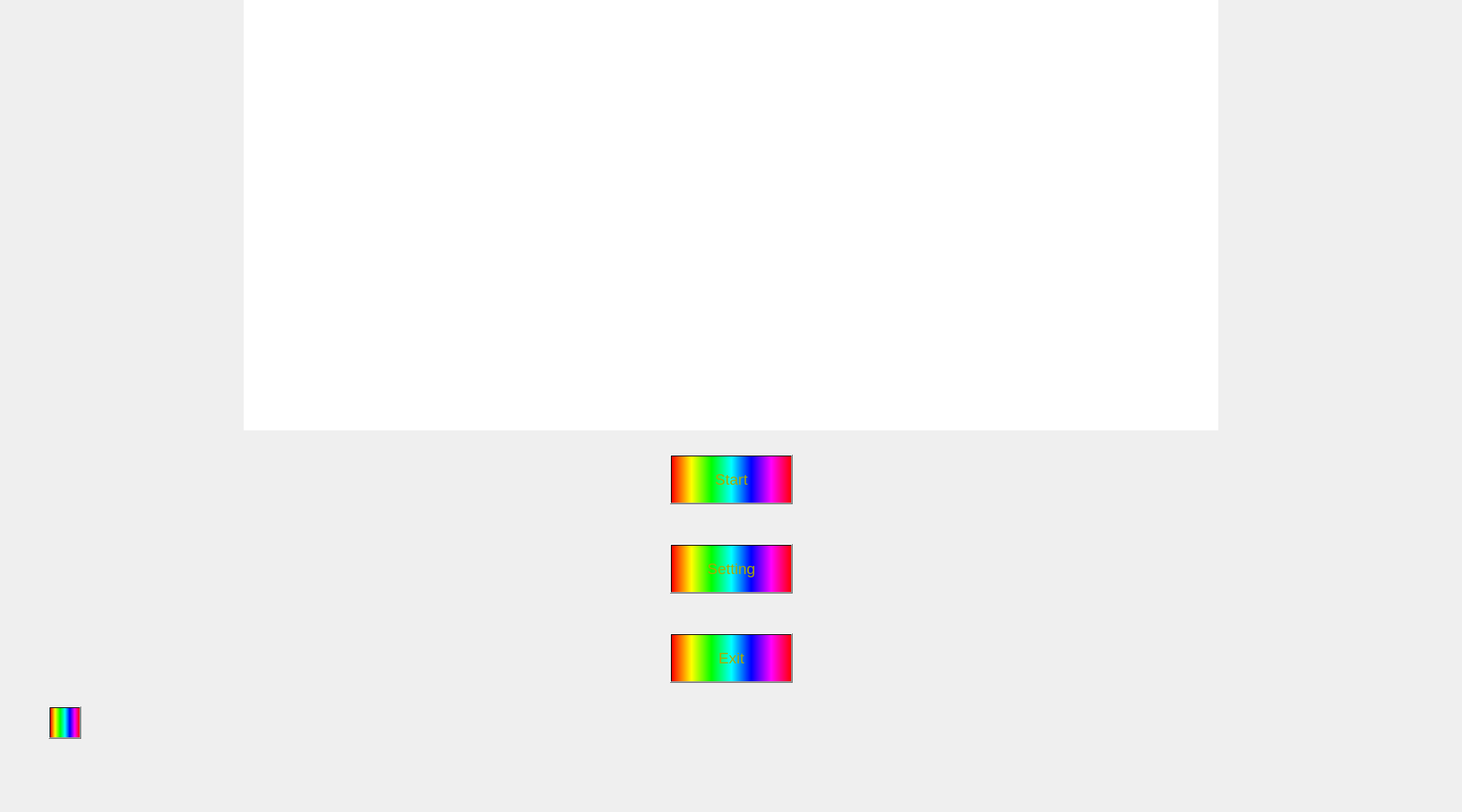
<?xml version="1.0" encoding="UTF-8"?>
<ui version="4.0">
 <class>MainMenu</class>
 <widget class="QMainWindow" name="MainMenu">
  <property name="geometry">
   <rect>
    <x>0</x>
    <y>0</y>
    <width>1800</width>
    <height>1000</height>
   </rect>
  </property>
  <property name="sizePolicy">
   <sizepolicy hsizetype="Ignored" vsizetype="Ignored">
    <horstretch>0</horstretch>
    <verstretch>0</verstretch>
   </sizepolicy>
  </property>
  <property name="minimumSize">
   <size>
    <width>1800</width>
    <height>1000</height>
   </size>
  </property>
  <property name="maximumSize">
   <size>
    <width>1800</width>
    <height>1000</height>
   </size>
  </property>
  <property name="font">
   <font>
    <family>Segoe MDL2 Assets</family>
    <pointsize>10</pointsize>
   </font>
  </property>
  <property name="cursor">
   <cursorShape>PointingHandCursor</cursorShape>
  </property>
  <property name="mouseTracking">
   <bool>false</bool>
  </property>
  <property name="windowTitle">
   <string>Chicken Invaders</string>
  </property>
  <property name="windowIcon">
   <iconset resource="resource.qrc">
    <normaloff>:/images/icon.jpg</normaloff>:/images/icon.jpg</iconset>
  </property>
  <property name="styleSheet">
   <string notr="true">background-image: url(:/images/FirstTestLoadingScreen.png);</string>
  </property>
  <property name="documentMode">
   <bool>false</bool>
  </property>
  <widget class="QWidget" name="centralwidget">
   <widget class="QPushButton" name="StartButton">
    <property name="geometry">
     <rect>
      <x>825</x>
      <y>560</y>
      <width>151</width>
      <height>61</height>
     </rect>
    </property>
    <property name="font">
     <font>
      <family>MS Shell Dlg 2</family>
      <pointsize>14</pointsize>
      <italic>false</italic>
     </font>
    </property>
    <property name="styleSheet">
     <string notr="true">color: rgb(170, 170, 0);
background-color: qlineargradient(spread:pad, x1:0, y1:0, x2:1, y2:0, stop:0 rgba(255, 0, 0, 255), stop:0.166 rgba(255, 255, 0, 255), stop:0.333 rgba(0, 255, 0, 255), stop:0.5 rgba(0, 255, 255, 255), stop:0.666 rgba(0, 0, 255, 255), stop:0.833 rgba(255, 0, 255, 255), stop:1 rgba(255, 0, 0, 255));
</string>
    </property>
    <property name="text">
     <string>Start</string>
    </property>
    <property name="iconSize">
     <size>
      <width>700</width>
      <height>700</height>
     </size>
    </property>
   </widget>
   <widget class="QPushButton" name="SettingButton_2">
    <property name="geometry">
     <rect>
      <x>825</x>
      <y>670</y>
      <width>151</width>
      <height>61</height>
     </rect>
    </property>
    <property name="font">
     <font>
      <family>MS Shell Dlg 2</family>
      <pointsize>14</pointsize>
     </font>
    </property>
    <property name="styleSheet">
     <string notr="true">background-color: qlineargradient(spread:pad, x1:0, y1:0, x2:1, y2:0, stop:0 rgba(255, 0, 0, 255), stop:0.166 rgba(255, 255, 0, 255), stop:0.333 rgba(0, 255, 0, 255), stop:0.5 rgba(0, 255, 255, 255), stop:0.666 rgba(0, 0, 255, 255), stop:0.833 rgba(255, 0, 255, 255), stop:1 rgba(255, 0, 0, 255));
color: rgb(170, 170, 0);</string>
    </property>
    <property name="text">
     <string>Setting</string>
    </property>
   </widget>
   <widget class="QPushButton" name="ExitButton_3">
    <property name="geometry">
     <rect>
      <x>825</x>
      <y>780</y>
      <width>151</width>
      <height>61</height>
     </rect>
    </property>
    <property name="font">
     <font>
      <family>MS Shell Dlg 2</family>
      <pointsize>14</pointsize>
     </font>
    </property>
    <property name="styleSheet">
     <string notr="true">background-color: qlineargradient(spread:pad, x1:0, y1:0, x2:1, y2:0, stop:0 rgba(255, 0, 0, 255), stop:0.166 rgba(255, 255, 0, 255), stop:0.333 rgba(0, 255, 0, 255), stop:0.5 rgba(0, 255, 255, 255), stop:0.666 rgba(0, 0, 255, 255), stop:0.833 rgba(255, 0, 255, 255), stop:1 rgba(255, 0, 0, 255));
color: rgb(170, 170, 0);</string>
    </property>
    <property name="text">
     <string>Exit</string>
    </property>
   </widget>
   <widget class="QPushButton" name="CreatorsButton_4">
    <property name="geometry">
     <rect>
      <x>60</x>
      <y>870</y>
      <width>40</width>
      <height>40</height>
     </rect>
    </property>
    <property name="cursor">
     <cursorShape>ArrowCursor</cursorShape>
    </property>
    <property name="styleSheet">
     <string notr="true">background-color: qlineargradient(spread:pad, x1:0, y1:0, x2:1, y2:0, stop:0 rgba(255, 0, 0, 255), stop:0.166 rgba(255, 255, 0, 255), stop:0.333 rgba(0, 255, 0, 255), stop:0.5 rgba(0, 255, 255, 255), stop:0.666 rgba(0, 0, 255, 255), stop:0.833 rgba(255, 0, 255, 255), stop:1 rgba(255, 0, 0, 255));</string>
    </property>
    <property name="text">
     <string/>
    </property>
    <property name="icon">
     <iconset>
      <normaloff>../../../Downloads/infoo.png</normaloff>../../../Downloads/infoo.png</iconset>
    </property>
    <property name="iconSize">
     <size>
      <width>40</width>
      <height>40</height>
     </size>
    </property>
   </widget>
   <widget class="QGraphicsView" name="graphicsView">
    <property name="geometry">
     <rect>
      <x>300</x>
      <y>-10</y>
      <width>1200</width>
      <height>540</height>
     </rect>
    </property>
    <property name="styleSheet">
     <string notr="true">background-image: url(:/images/tiltle.png);
border:none;</string>
    </property>
   </widget>
  </widget>
 </widget>
 <resources>
  <include location="resource.qrc"/>
 </resources>
 <connections/>
</ui>
